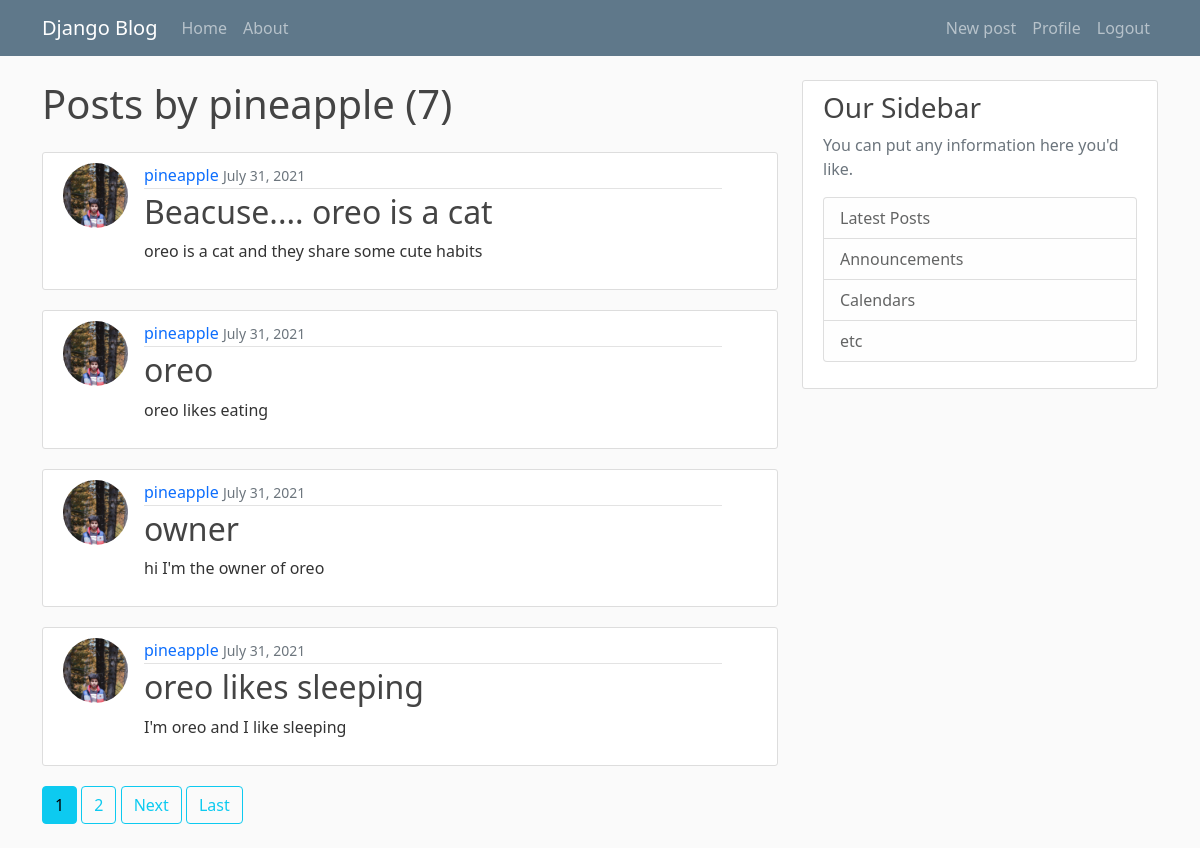
/user/pineapple (signed in), run on the app's committed database.
### blog/models.py (models this page shows, shortened)
class post (models.Model):
    title = models.CharField(max_length=100)
    content = models.TextField()
    date_posted = models.DateTimeField(default=timezone.now)
    author = models.ForeignKey(User, on_delete=models.CASCADE)

### users/models.py (models this page shows, shortened)
class Profile(models.Model):
    user = models.OneToOneField(User,on_delete=models.CASCADE)
    image = models.ImageField(default='default.jpg' , upload_to="profile_pics")

### blog/views.py (the view)
# urls.py: path('user/<str:username>', UserPostListView.as_view(), name='user-post'),
class UserPostListView(ListView):
    model = post
    template_name = 'blog/user_post.html'
    context_object_name = 'posts'
    paginate_by = 4
    def get_queryset(self):
        user = get_object_or_404(User, username= self.kwargs.get('username'))
        return post.objects.filter(author = user).order_by('-date_posted')

### blog/templates/blog/user_post.html (shortened to what this page needs)
{% extends 'blog/base.html' %} {% block content %}
<h1 class="mb-4">Posts by {{view.kwargs.username}} ({{page_obj.paginator.count}})</h1>
{% for post in posts %}
<article class="row g-0 media content-section">
    <img class ='col-2 rounded-circle article-img' src="{{post.author.profile.image.url}}" alt="...">
    <div class="col-10 media-body">
      <div class="article-metadata">
        <a class="mr-2" href="{%url 'user-post' post.author.username%}">{{ post.author }}</a>
        <small class="text-muted">{{ post.date_posted|date:"F d, Y" }}</small>
      </div>
      <h2><a class="article-title" href="{%url 'Post-View' post.id %}">{{ post.title }}</a></h2>
      <p class="article-content">{{ post.content }}</p>
    </div>
  </article>
{% endfor %}
{% if is_paginated %}
  {%for num in page_obj.paginator.page_range%}
  {%  if page_obj.number == num%}
  <a class= "btn btn-info mb-4"href="?page={{num}}">{{num}}</a>
  {%elif num > page_obj.number|add:-3 and num < page_obj.number|add:3%}
  <a class= "btn btn-outline-info mb-4"href="?page={{num}}">{{num}}</a>
  {%endif%}
  {%endfor%}
  {% if page_obj.has_next%}
    <a class= "btn btn-outline-info mb-4"href="?page={{page_obj.next_page_number}}">Next</a>
    <a class= "btn btn-outline-info mb-4"href="?page={{page_obj.paginator.num_pages}}">Last</a>
  {%endif%}
{% endif%}
{% endblock content %}

### blog/static/blog/mian.css (style rules this page uses)
body { background: #fafafa; color: #333333; margin-top: 5rem; }
h1, h2, h3, h4, h5, h6 { color: #444444; }
.content-section { background: #ffffff; padding: 10px 20px; border: 1px solid #dddddd; border-radius: 3px; margin-bottom: 20px; }
.article-title { color: #444444; text-decoration: none; }
.article-content { white-space: pre-line; }
.article-img { height: 65px; width: 65px; margin-right: 16px; }
.article-metadata { padding-bottom: 1px; margin-bottom: 4px; border-bottom: 1px solid #e3e3e3; }
.article-metadata a { text-decoration: none; }

### data on the page
post: author.profile.image (picture), author "pineapple", date_posted "July 31, 2021", title "Beacuse.... oreo is a cat", content "oreo is a cat and they share some cute habits"
post: author.profile.image (picture), author "pineapple", date_posted "July 31, 2021", title "oreo", content "oreo likes eating"
post: author.profile.image (picture), author "pineapple", date_posted "July 31, 2021", title "owner", content "hi I'm the owner of oreo"
post: author.profile.image (picture), author "pineapple", date_posted "July 31, 2021", title "oreo likes sleeping", content "I'm oreo and I like sleeping"

### other printed values
{{ view.kwargs.username }} "pineapple"
{{ page_obj.paginator.count }} "7"
{{ num }} "1"
{{ num }} "2"
